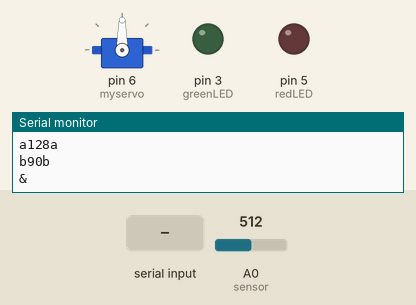
This sketch was run on a simulated Arduino Uno, built with avr-gcc and run on an emulated ATmega328P. Parts: servo, output pins drawn as LEDs (lit = HIGH), the last lines printed to the serial monitor. Inputs (shaded band) come from the test bench; at power-on: A0 (sensor) = 512.

Above: at 1.2 s.
1.3 s: "L" received over Serial
At 1.8 s:
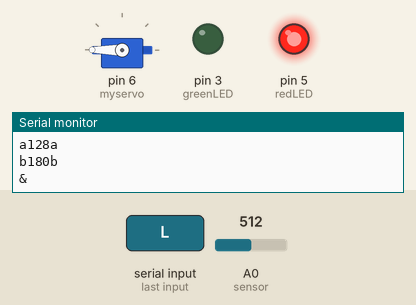
2.8 s: "U" received over Serial
At 3.2 s:
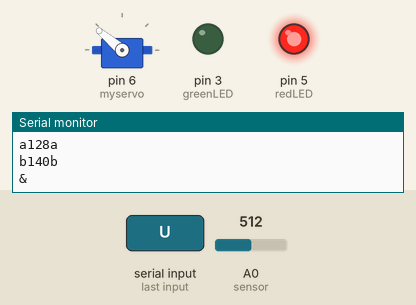
4.3 s: "N" received over Serial
At 4.6 s:
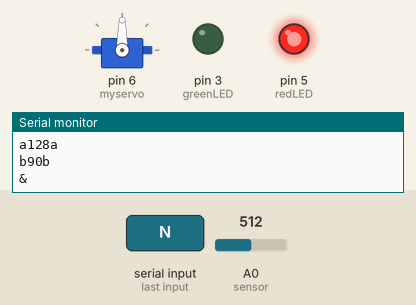
5.8 s: "H" received over Serial
At 7.0 s:
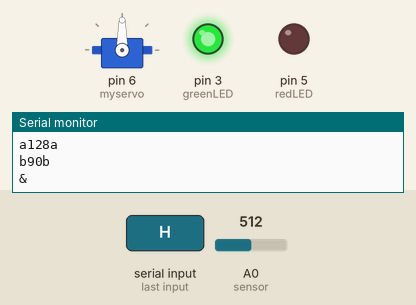
7.3 s: "D" received over Serial
At 8.5 s:
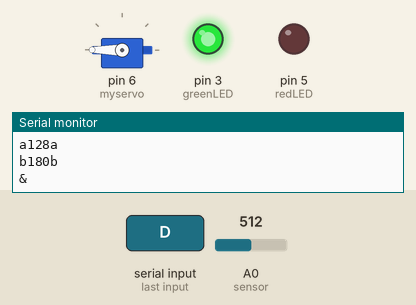
8.8 s: "U" received over Serial
At 10.1 s:
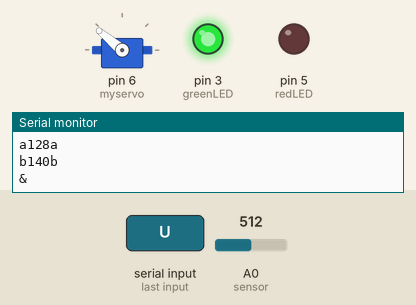
Timing chart, 0 to 11.3 s (numbered marks = the images above; inputs shaded):
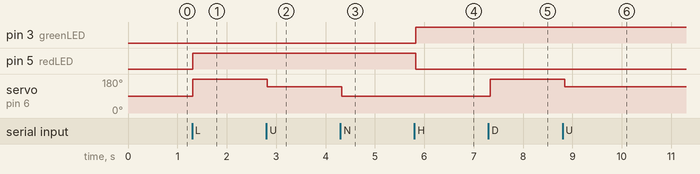

The sketch:

dip_and_sip_arduino.ino
```cpp
  //import servo library
  #include <Servo.h>

  //create the servo object
  Servo myservo;

  int redLED = 5;
  int greenLED = 3;

  int sensor = 0;
  int val_light;

  int incomingByte;

void setup() {
  Serial.begin(9600);

  //setting LEDs as outputs
  pinMode(redLED, OUTPUT);
  pinMode(greenLED, OUTPUT);

  //attach the servo onto pin 6 to the servo object
  myservo.attach(6);

}

void loop() {

    // read light sensor value
    val_light = analogRead(sensor)/4;

    //'a' packet starts for light sensor value
    Serial.print("a");
    Serial.print(val_light);
    Serial.print("a");
    Serial.println();
    //'a' packet ends

    //'b' packet starts to send servo reading
    Serial.print("b");
    Serial.print(myservo.read());
    Serial.print("b");
    Serial.println();
    //'b' packet ends

    //denotes end of readings from light sensor and servo
    Serial.print("&");
    Serial.println();

    //Wait 100ms for next reading
    delay(100);


  //check if the information has been sent from processing
  if (Serial.available() > 0) {

    //read the most recent byte that is a boolean
    incomingByte = Serial.read();

    // Cup has not been detected/placed
    if (incomingByte == 'N') {
      //turn on green LED
      digitalWrite(greenLED, LOW);
      //turn off red LED
      digitalWrite(redLED, HIGH);
      //raise the teabag out of the cup
      myservo.write(90);
    }

    // if the user has not placed a cup/triggered the button, show the machine in a ready state
    if (incomingByte == 'H') {
      //turn on green LED
      digitalWrite(greenLED, HIGH);
      //turn off red LED
      digitalWrite(redLED, LOW);
      //raise the teabag out of the cup
      myservo.write(90);
    }

    //if the user has triggered the button, show the machine in a busy state
    if (incomingByte == 'L') {
      // turn off greed LED
      digitalWrite(greenLED, LOW);
      // turn on red LED
      digitalWrite(redLED, HIGH);
      // lower the teabag into the cup
      myservo.write(180);
    }

    //lift the teabag up for a bobbing motion
    if (incomingByte == 'U') {
        myservo.write(140);
    }

    //lower the teabag down for a bobbing motion
    if (incomingByte == 'D') {
        myservo.write(180);
    }
  }
}
```

Measured:
- after the input at 1.3 s, pin 5 (redLED): LOW → HIGH at once; servo on pin 6 (myservo): 90° → 180° at once
- after the input at 2.8 s, servo on pin 6 (myservo): 180° → 140° at once
- after the input at 4.3 s, servo on pin 6 (myservo): 140° → 90° at once
- after the input at 5.8 s, pin 3 (greenLED): LOW → HIGH at once; pin 5 (redLED): HIGH → LOW at once
- after the input at 7.3 s, servo on pin 6 (myservo): 90° → 180° at once
- after the input at 8.8 s, servo on pin 6 (myservo): 180° → 140° after 0.05 s
